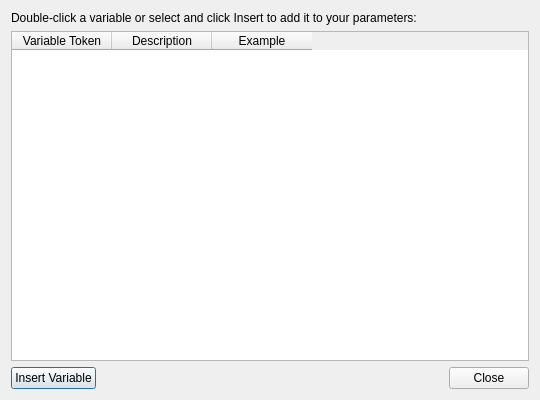
<?xml version="1.0" encoding="UTF-8"?>
<ui version="4.0">
 <class>TokenBuilderDialog</class>
 <widget class="QDialog" name="TokenBuilderDialog">
  <property name="geometry">
   <rect>
    <x>0</x>
    <y>0</y>
    <width>540</width>
    <height>400</height>
   </rect>
  </property>
  <property name="windowTitle">
   <string>Insert Variable / Token - FFmpeg Batch</string>
  </property>
  <layout class="QVBoxLayout" name="mainTokenLayout">
   <item>
    <widget class="QLabel" name="lblTokenHelp">
     <property name="text">
      <string>Double-click a variable or select and click Insert to add it to your parameters:</string>
     </property>
    </widget>
   </item>
   <item>
    <widget class="QTableWidget" name="tableTokens">
     <property name="selectionBehavior">
      <enum>QAbstractItemView::SelectRows</enum>
     </property>
     <column>
      <property name="text">
       <string>Variable Token</string>
      </property>
     </column>
     <column>
      <property name="text">
       <string>Description</string>
      </property>
     </column>
     <column>
      <property name="text">
       <string>Example</string>
      </property>
     </column>
    </widget>
   </item>
   <item>
    <layout class="QHBoxLayout" name="tokenActionLayout">
     <item>
      <widget class="QPushButton" name="btnInsertToken">
       <property name="text">
        <string>Insert Variable</string>
       </property>
      </widget>
     </item>
     <item>
      <spacer name="tokenSpacer">
       <property name="orientation">
        <enum>Qt::Horizontal</enum>
       </property>
       <property name="sizeHint" stdset="0">
        <size>
         <width>40</width>
         <height>20</height>
        </size>
       </property>
      </spacer>
     </item>
     <item>
      <widget class="QPushButton" name="btnCloseToken">
       <property name="text">
        <string>Close</string>
       </property>
      </widget>
     </item>
    </layout>
   </item>
  </layout>
 </widget>
 <resources/>
 <connections/>
</ui>
